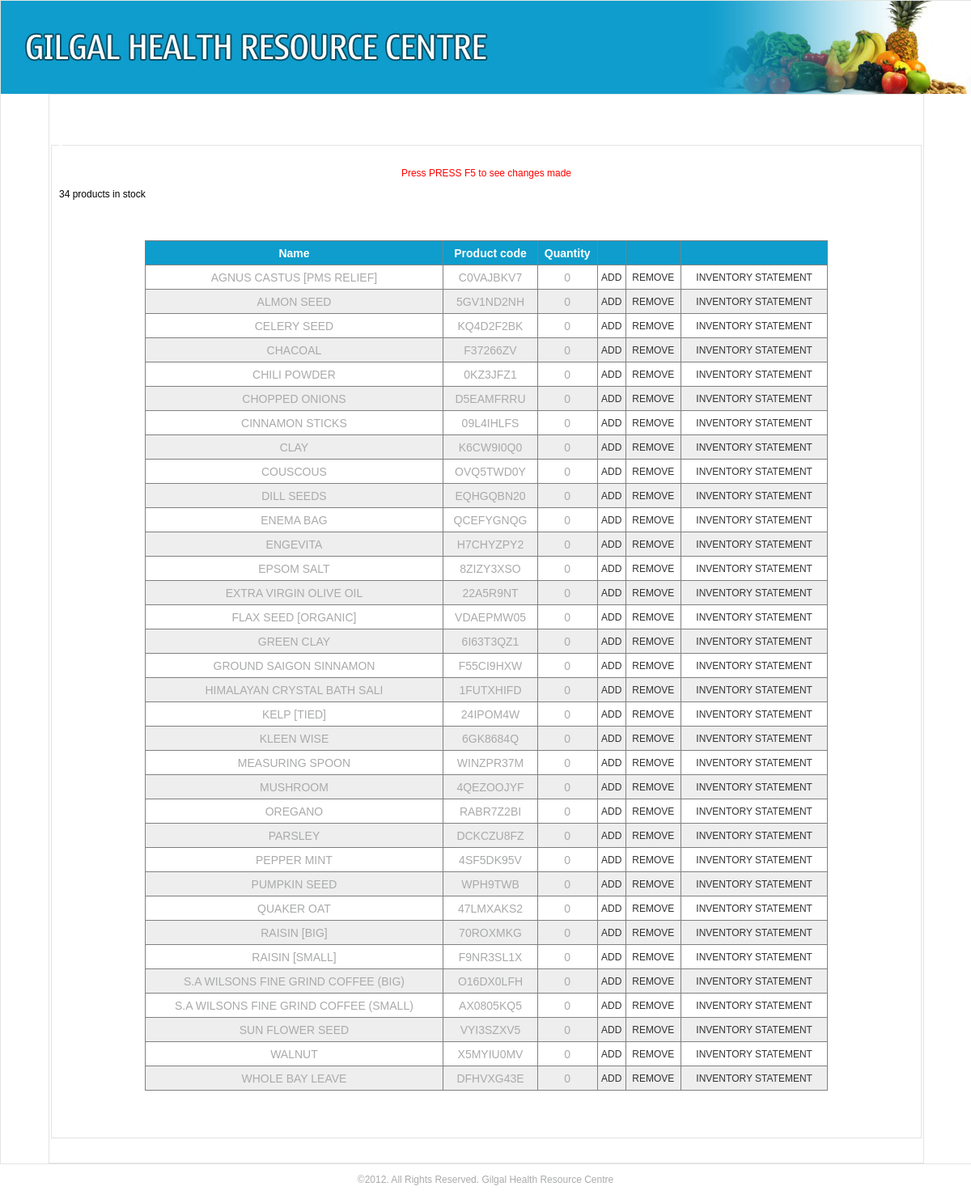
The page /inventory/update_general.php on the database its author committed.
### tables this page shows
CREATE TABLE IF NOT EXISTS `general` (
  `pid` int(20) NOT NULL AUTO_INCREMENT,
  `product` varchar(300) NOT NULL,
  `quantity` int(10) NOT NULL,
  `product_code` varchar(50) NOT NULL,
  PRIMARY KEY (`pid`)
);

### inventory/update_general.php (the view, shortened to what this page needs)
<!DOCTYPE html PUBLIC "-//W3C//DTD XHTML 1.0 Transitional//EN" "http://www.w3.org/TR/xhtml1/DTD/xhtml1-transitional.dtd">
<html xmlns="http://www.w3.org/1999/xhtml">
<head>
<link href="../css/main.css" rel="stylesheet" type="text/css" />
</head>
<body>
<div id="wrapper">
<div id="head">
<img src="../images/HEAD.jpg" width="1200" height="115" />
</div>
<div id="body">
<fieldset style="margin-top:50px;">
<center><p class="er">Press PRESS F5 to see changes made</p></center>
<?php
$product=$_GET['product'];
?>
<legend><h1><?php echo $product;?></h1></legend>
<?php
$query="SELECT * FROM `general` ORDER BY `product` ASC ";
$answer=mysql_query($query) or die("ERROR:".mysql_error());
echo mysql_num_rows($answer)."$product products in stock";
if(mysql_num_rows($answer)!=0){
	?>
	<table border="1" class="restable" width="100%" style="color:#a9aaab; text-align:center; border-collapse:collapse;">
  <tr style="background-color:#0e9dcc; color:#FFF; font-family:Tahoma, Geneva, sans-serif;">
    <th>Name</th>
    <th>Product code</th>
    <th>Quantity</th>
    <td></td>
    <td></td>
    <td></td>
    </tr>
	<?php
	$bg = '#eeeeee';
while($row=mysql_fetch_array($answer)){
?>
<?php
$bg = ($bg=='#eeeeee' ? '#ffffff' :
'#eeeeee');
 echo '<tr bgcolor="' . $bg . '">';  ?>
<td><?php echo $row['product'];?></td>
<td><?php echo $row['product_code'];?></td>
<td><?php echo $row['quantity'];?></td>
<td ><a  title="add to stock" onclick="return confirm('Add more to stock?')" href="<?php echo "add.php?id={$row['pid']}&table=general";?>">ADD</a></td>
<td><a  title="remove from stock" onclick="return confirm('remove from stock?')" href="<?php echo "remove.php?id={$row['pid']}&table=general";?>">REMOVE</a></td>
<td><a  title="view"  href="<?php echo "statement.php?id={$row['pid']}&table=general&name={$row['product']}";?>">INVENTORY STATEMENT</a></td>
    </tr>
	<?php
	}
	}
?>
</table>
</fieldset>
</div>
</div>
<center><p>&copy;2012. All Rights Reserved. Gilgal Health Resource Centre</p></center>
</body>
</html>

### css/main.css (style rules this page uses)
body { font-family:"Trebuchet MS", Arial, Helvetica, sans-serif; font-size:12px; margin:0; padding:0; }
#wrapper { width:1200px; height:auto; margin:auto; border:1px solid #e1e5e2; }
p, a { color:#a9aaab; text-decoration:none; }
#body { width:90%; border:1px solid #e1e5e2; margin:auto; }
legend { font-size:18px; }
fieldset { border:1px solid #e1e5e2; margin-bottom:30px; }
#head { margin-top:auto; }
.er { color:#F00; }
.restable { margin-left:0px; width:80%; height:auto; font-size:14px; margin:50px auto 50px auto; border-collapse:collapse; }
tr { height:30px; }
.restable a { color:#333; font-size:12px; }

### rows shown on the page
general: product "AGNUS CASTUS [PMS RELIEF]", product_code "C0VAJBKV7", quantity "0"
general: product "ALMON SEED", product_code "5GV1ND2NH", quantity "0"
general: product "CELERY SEED", product_code "KQ4D2F2BK", quantity "0"
general: product "CHACOAL", product_code "F37266ZV", quantity "0"
general: product "CHILI POWDER", product_code "0KZ3JFZ1", quantity "0"
general: product "CHOPPED ONIONS", product_code "D5EAMFRRU", quantity "0"
general: product "CINNAMON STICKS", product_code "09L4IHLFS", quantity "0"
general: product "CLAY", product_code "K6CW9I0Q0", quantity "0"
general: product "COUSCOUS", product_code "OVQ5TWD0Y", quantity "0"
general: product "DILL SEEDS", product_code "EQHGQBN20", quantity "0"
general: product "ENEMA BAG", product_code "QCEFYGNQG", quantity "0"
general: product "ENGEVITA", product_code "H7CHYZPY2", quantity "0"
general: product "EPSOM SALT", product_code "8ZIZY3XSO", quantity "0"
general: product "EXTRA VIRGIN OLIVE OIL", product_code "22A5R9NT", quantity "0"
general: product "FLAX SEED [ORGANIC]", product_code "VDAEPMW05", quantity "0"
general: product "GREEN CLAY", product_code "6I63T3QZ1", quantity "0"
general: product "GROUND SAIGON SINNAMON", product_code "F55CI9HXW", quantity "0"
general: product "HIMALAYAN CRYSTAL BATH SALI", product_code "1FUTXHIFD", quantity "0"
general: product "KELP [TIED]", product_code "24IPOM4W", quantity "0"
general: product "KLEEN WISE", product_code "6GK8684Q", quantity "0"
general: product "MEASURING SPOON", product_code "WINZPR37M", quantity "0"
general: product "MUSHROOM", product_code "4QEZOOJYF", quantity "0"
general: product "OREGANO", product_code "RABR7Z2BI", quantity "0"
general: product "PARSLEY", product_code "DCKCZU8FZ", quantity "0"
general: product "PEPPER MINT", product_code "4SF5DK95V", quantity "0"
general: product "PUMPKIN SEED", product_code "WPH9TWB", quantity "0"
general: product "QUAKER OAT", product_code "47LMXAKS2", quantity "0"
general: product "RAISIN [BIG]", product_code "70ROXMKG", quantity "0"
general: product "RAISIN [SMALL]", product_code "F9NR3SL1X", quantity "0"
general: product "S.A WILSONS FINE GRIND COFFEE (BIG)", product_code "O16DX0LFH", quantity "0"
general: product "S.A WILSONS FINE GRIND COFFEE (SMALL)", product_code "AX0805KQ5", quantity "0"
general: product "SUN FLOWER SEED", product_code "VYI3SZXV5", quantity "0"
general: product "WALNUT", product_code "X5MYIU0MV", quantity "0"
general: product "WHOLE BAY LEAVE", product_code "DFHVXG43E", quantity "0"

### other values the page prints
mysql_num_rows($answer) "34"
